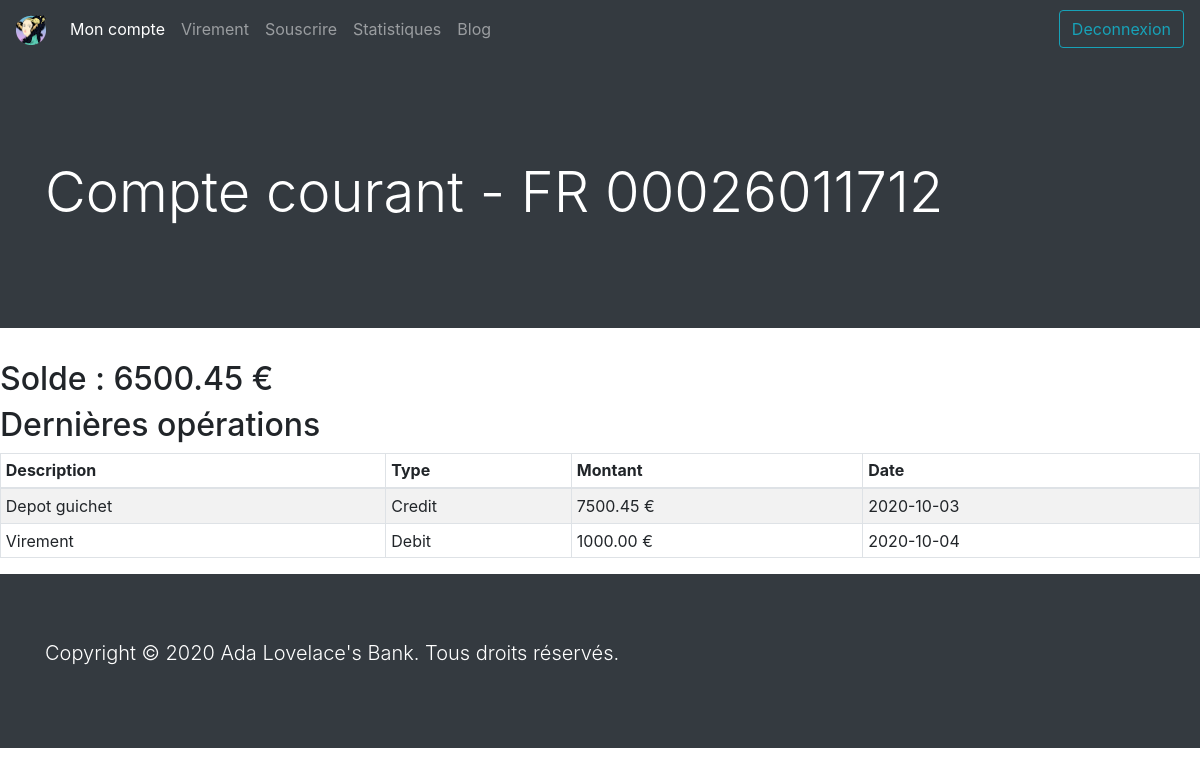
The page /account.php?account=2 (signed in) on the database its author committed.
### tables this page shows
CREATE TABLE alb_accounts (
		a_id TINYINT UNSIGNED NOT NULL AUTO_INCREMENT UNIQUE,
		a_user_id INT UNSIGNED NOT NULL,
		a_number VARCHAR(35) NOT NULL UNIQUE,
		a_type VARCHAR(30) NOT NULL,
		a_balance DECIMAL(11,2) NOT NULL,
		a_creation_date DATE NOT NULL,
		a_close_date DATE,
		PRIMARY KEY (a_id),
		CONSTRAINT fk_user_id
			FOREIGN KEY (a_user_id)
			REFERENCES alb_users(u_id)
	);

CREATE TABLE alb_transactions (
		t_id INT UNSIGNED NOT NULL AUTO_INCREMENT UNIQUE,
		t_account_id TINYINT UNSIGNED NOT NULL,
		t_description VARCHAR(50) NOT NULL,
		t_type VARCHAR(10) NOT NULL,
		t_amount DECIMAL(11,2) NOT NULL,
		t_date DATE NOT NULL,
		PRIMARY KEY (t_id),
		CONSTRAINT fk_account_id
			FOREIGN KEY (t_account_id)
			REFERENCES alb_accounts(a_id)
	);

### page/database.php (called while the page is built, shortened)
<?php
function getAccount($db, $accountId) {
    $query = $db->prepare("SELECT * FROM alb_accounts WHERE a_id = :accountId");
    $query->execute(["accountId" => $accountId]);
    return $query->fetch(PDO::FETCH_ASSOC);
}
function getTransact($db, $accountId) {
    $query = $db->prepare("SELECT * FROM alb_transactions WHERE t_account_id = :accountId");
    $query->execute(["accountId" => $accountId]);
    return $query->fetchall(PDO::FETCH_ASSOC);
}

### account.php (the view, shortened to what this page needs)
<?php
  if(isset($_GET['account']) && !empty($_GET['account'])) {
    $accountId = htmlspecialchars($_GET['account']);
    require_once "page/database.php";
    $db = dbConnect();
    $account = getAccount($db, $accountId);
    $transact = getTransact($db, $accountId);
  }
  $cnxState = 'Deconnexion';
  $title = $account['a_type'] . " - " . $account['a_number'];
  include "page/header.php";
?>
  <main class="table-responsive">
    <h2>Solde : <?= $account['a_balance'] ?> €</h2>
    <h2>Dernières opérations</h2>
    <table class="table table-striped table-bordered table-sm">
      <thead>
      <tr>
          <th class="th-sm">Description</th>
          <th class="th-sm">Type</th>
          <th class="th-sm">Montant</th>
          <th class="th-sm">Date</th>
        </tr>
      </thead>
      <tbody>
        <?php foreach ($transact as $key => $value) { ?>
          <tr>
            <td><?= $value['t_description'] ?></td>
            <td><?= $value['t_type'] ?></td>
            <td><?= $value['t_amount'] ?> €</td>
            <td><?= $value['t_date'] ?></td>
          </tr>
        <?php } ?>
      </tbody>
    </table>
  </main>
<?php
  include "page/footer.php";
?>

### page/header.php (shortened to what this page needs)
<!doctype html>
<html class="no-js" lang="fr">
<head>
  <link rel="stylesheet" href="https://stackpath.bootstrapcdn.com/bootstrap/4.5.2/css/bootstrap.min.css">
  <link rel="stylesheet" href="css/normalize.css">
  <link rel="stylesheet" href="css/main.css">
</head>
<body>
  <nav class="navbar navbar-expand-lg navbar-dark bg-dark">
    <a class="navbar-brand" href="index.php"><img src="img/ADA.png" width="30" height="30" alt=""></a>
    <div class="collapse navbar-collapse" id="navbarNavAltMarkup">
      <ul class="navbar-nav mr-auto">
        <li><a class="nav-link active" href="index.php">Mon compte<span class="sr-only">(current)</span></a></li>
        <li><a class="nav-link" href="virements.php">Virement</a></li>
        <li><a class="nav-link" href="souscrire.php">Souscrire</a></li>
        <li><a class="nav-link" href="statistiques.php">Statistiques</a></li>
        <li><a class="nav-link" href="blog.php">Blog</a></li>
      </ul>
      <form action="disconnect.php" class="form-inline">
        <button class="btn btn-outline-info my-2 my-sm-0" type="submit"><?= $cnxState ?></button>
      </form>
    </div>
  </nav>
  <header class="jumbotron jumbotron-fluid text-white bg-dark">
    <div class="container">
      <h1 class="display-4"><?php echo $title ?></h1>
    </div>
  </header>

### css/main.css (style rules this page uses)
html { color: #222; font-size: 1em; line-height: 1.4; }
audio, canvas, iframe, img, svg, video { vertical-align: middle; }

### rows shown on the page
alb_accounts: title "Compte courant - FR 00026011712", a_balance "6500.45"
alb_transactions: t_description "Depot guichet", t_type "Credit", t_amount "7500.45", t_date "2020-10-03"
alb_transactions: t_description "Virement", t_type "Debit", t_amount "1000.00", t_date "2020-10-04"

### other values the page prints
$cnxState "Deconnexion"
